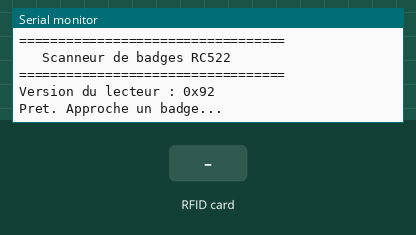
The sketch below on a simulated ESP8266 (NodeMCU). On the bench: the last lines printed to the serial monitor. The test bench sets the inputs (shaded band).

Above: at 1.6 s.
1.7 s: RFID card 5E 7A 19 C4 held to the reader
At 2.4 s:
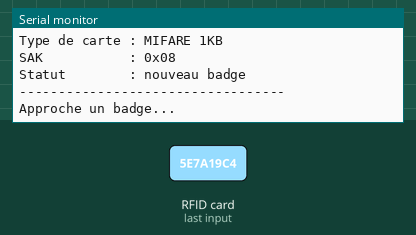
3.2 s: RFID card 5E 7A 19 C4 held to the reader
At 3.8 s:
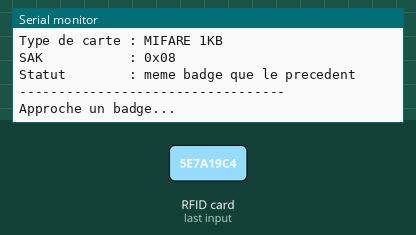

The sketch:

Badge_RC522.ino
```cpp
// ============================================================
//  Scanneur de badges RFID RC522 + NodeMCU ESP8266
//  Affiche le détail de chaque badge dans le Moniteur série
//  (115200 bauds)
//
//  Câblage : SDA->D8  SCK->D5  MOSI->D7  MISO->D6
//            IRQ->rien  GND->G  RST->D3  3.3V->3V
//
//  Bibliothèque : "MFRC522" par GithubCommunity
// ============================================================
#include <SPI.h>
#include <MFRC522.h>

#define SS_PIN  D8   // broche SDA du module
#define RST_PIN D3

MFRC522 rfid(SS_PIN, RST_PIN);

// Mettre à true pour afficher TOUT le contenu de la carte
// (secteurs, blocs...). Plus long, mais très détaillé.
const bool DUMP_COMPLET = false;

unsigned long nbScans = 0;
byte dernierUid[10];
byte tailleDernierUid = 0;

// ------------------------------------------------------------
void afficherUid(byte* uid, byte taille) {
  for (byte i = 0; i < taille; i++) {
    if (uid[i] < 0x10) Serial.print("0");
    Serial.print(uid[i], HEX);
    if (i < taille - 1) Serial.print(":");
  }
}

bool memeBadgeQueAvant() {
  if (rfid.uid.size != tailleDernierUid) return false;
  for (byte i = 0; i < rfid.uid.size; i++) {
    if (rfid.uid.uidByte[i] != dernierUid[i]) return false;
  }
  return true;
}

// ------------------------------------------------------------
void setup() {
  Serial.begin(115200);
  delay(300);
  SPI.begin();
  rfid.PCD_Init();
  delay(50);

  Serial.println();
  Serial.println("==================================");
  Serial.println("   Scanneur de badges RC522");
  Serial.println("==================================");

  byte version = rfid.PCD_ReadRegister(MFRC522::VersionReg);
  Serial.print("Version du lecteur : 0x");
  Serial.println(version, HEX);

  if (version == 0x00 || version == 0xFF) {
    Serial.println("ERREUR : lecteur non detecte, verifie le cablage !");
  } else {
    Serial.println("Pret. Approche un badge...");
  }
}

// ------------------------------------------------------------
void loop() {
  // Attend qu'un nouveau badge soit présenté
  if (!rfid.PICC_IsNewCardPresent()) return;
  if (!rfid.PICC_ReadCardSerial())   return;

  nbScans++;
  MFRC522::PICC_Type type = rfid.PICC_GetType(rfid.uid.sak);

  Serial.println();
  Serial.println("----------------------------------");
  Serial.print("Scan #");
  Serial.print(nbScans);
  Serial.print("   (");
  Serial.print(millis() / 1000);
  Serial.println(" s apres demarrage)");

  Serial.print("UID (hex)     : ");
  afficherUid(rfid.uid.uidByte, rfid.uid.size);
  Serial.println();

  // UID en décimal (utile pour les badges de 4 octets)
  if (rfid.uid.size <= 4) {
    unsigned long dec = 0;
    for (byte i = 0; i < rfid.uid.size; i++) {
      dec = (dec << 8) | rfid.uid.uidByte[i];
    }
    Serial.print("UID (decimal) : ");
    Serial.println(dec);
  }

  Serial.print("Taille UID    : ");
  Serial.print(rfid.uid.size);
  Serial.println(" octets");

  Serial.print("Type de carte : ");
  Serial.println(rfid.PICC_GetTypeName(type));

  Serial.print("SAK           : 0x");
  if (rfid.uid.sak < 0x10) Serial.print("0");
  Serial.println(rfid.uid.sak, HEX);

  Serial.print("Statut        : ");
  if (memeBadgeQueAvant()) Serial.println("meme badge que le precedent");
  else                     Serial.println("nouveau badge");

  // Mémorise ce badge
  tailleDernierUid = rfid.uid.size;
  memcpy(dernierUid, rfid.uid.uidByte, rfid.uid.size);

  if (DUMP_COMPLET) {
    Serial.println("Contenu complet de la carte :");
    rfid.PICC_DumpToSerial(&rfid.uid);   // met aussi la carte en veille
  } else {
    rfid.PICC_HaltA();        // met la carte en veille
    rfid.PCD_StopCrypto1();
  }

  Serial.println("----------------------------------");
  Serial.println("Approche un badge...");
}
```

Measured:
- after the input at 1.7 s, the serial monitor: prints a new line at once (image 1)
- after the input at 3.2 s, the serial monitor: prints a new line at once (image 2)
